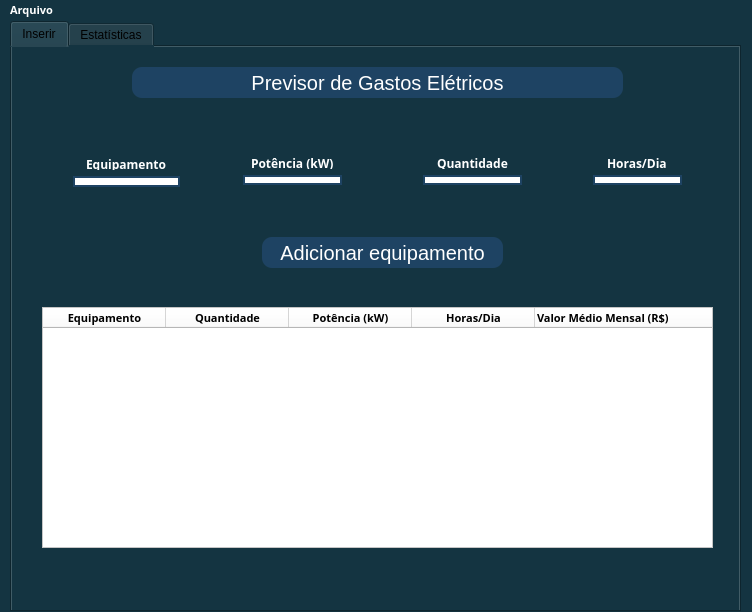
<?xml version="1.0" encoding="UTF-8"?>
<ui version="4.0">
 <class>MainWindow</class>
 <widget class="QMainWindow" name="MainWindow">
  <property name="windowModality">
   <enum>Qt::ApplicationModal</enum>
  </property>
  <property name="geometry">
   <rect>
    <x>0</x>
    <y>0</y>
    <width>752</width>
    <height>612</height>
   </rect>
  </property>
  <property name="windowTitle">
   <string>Eletrocal</string>
  </property>
  <property name="layoutDirection">
   <enum>Qt::LeftToRight</enum>
  </property>
  <property name="autoFillBackground">
   <bool>false</bool>
  </property>
  <property name="styleSheet">
   <string notr="true">background-color: #143441;</string>
  </property>
  <widget class="QWidget" name="centralWidget">
   <property name="styleSheet">
    <string notr="true"/>
   </property>
   <widget class="QTabWidget" name="tabWidget_2">
    <property name="geometry">
     <rect>
      <x>10</x>
      <y>0</y>
      <width>731</width>
      <height>591</height>
     </rect>
    </property>
    <property name="currentIndex">
     <number>0</number>
    </property>
    <widget class="QWidget" name="tab_3">
     <attribute name="title">
      <string>Inserir</string>
     </attribute>
     <widget class="QWidget" name="layoutWidget">
      <property name="geometry">
       <rect>
        <x>50</x>
        <y>100</y>
        <width>129</width>
        <height>51</height>
       </rect>
      </property>
      <layout class="QGridLayout" name="gridLayout_9">
       <item row="1" column="0">
        <widget class="QLineEdit" name="lne_equipamento_3">
         <property name="autoFillBackground">
          <bool>false</bool>
         </property>
         <property name="styleSheet">
          <string notr="true">background-color:#fff;
border: 2px solid#1E4363;
border-radius: 10px;
padding: 0 8px;
font-size: 16px;
</string>
         </property>
        </widget>
       </item>
       <item row="0" column="0" alignment="Qt::AlignHCenter">
        <widget class="QLabel" name="label_8">
         <property name="font">
          <font>
           <family>Monospac821 BT</family>
           <pointsize>9</pointsize>
           <weight>75</weight>
           <bold>true</bold>
          </font>
         </property>
         <property name="styleSheet">
          <string notr="true">color: white;</string>
         </property>
         <property name="text">
          <string>Equipamento</string>
         </property>
        </widget>
       </item>
      </layout>
     </widget>
     <widget class="QWidget" name="layoutWidget_2">
      <property name="geometry">
       <rect>
        <x>570</x>
        <y>100</y>
        <width>111</width>
        <height>49</height>
       </rect>
      </property>
      <layout class="QGridLayout" name="gridLayout_10">
       <item row="1" column="0">
        <widget class="QLineEdit" name="lne_horas_3">
         <property name="styleSheet">
          <string notr="true">background-color:#fff;
border: 2px solid#1E4363;
border-radius: 10px;
padding: 0 8px;
font-size: 16px;
</string>
         </property>
        </widget>
       </item>
       <item row="0" column="0" alignment="Qt::AlignHCenter">
        <widget class="QLabel" name="label_11">
         <property name="font">
          <font>
           <family>Monospac821 BT</family>
           <pointsize>9</pointsize>
           <weight>75</weight>
           <bold>true</bold>
          </font>
         </property>
         <property name="styleSheet">
          <string notr="true">color: white;</string>
         </property>
         <property name="text">
          <string>Horas/Dia</string>
         </property>
        </widget>
       </item>
      </layout>
     </widget>
     <widget class="QTableWidget" name="tbl_data">
      <property name="geometry">
       <rect>
        <x>30</x>
        <y>260</y>
        <width>671</width>
        <height>241</height>
       </rect>
      </property>
      <property name="layoutDirection">
       <enum>Qt::LeftToRight</enum>
      </property>
      <property name="autoFillBackground">
       <bool>false</bool>
      </property>
      <property name="styleSheet">
       <string notr="true">color: black;
background-color: white;</string>
      </property>
      <property name="frameShape">
       <enum>QFrame::StyledPanel</enum>
      </property>
      <property name="lineWidth">
       <number>1</number>
      </property>
      <property name="horizontalScrollBarPolicy">
       <enum>Qt::ScrollBarAlwaysOff</enum>
      </property>
      <property name="autoScroll">
       <bool>true</bool>
      </property>
      <property name="autoScrollMargin">
       <number>10</number>
      </property>
      <property name="editTriggers">
       <set>QAbstractItemView::NoEditTriggers</set>
      </property>
      <property name="tabKeyNavigation">
       <bool>true</bool>
      </property>
      <property name="defaultDropAction">
       <enum>Qt::LinkAction</enum>
      </property>
      <property name="selectionMode">
       <enum>QAbstractItemView::ContiguousSelection</enum>
      </property>
      <property name="showGrid">
       <bool>true</bool>
      </property>
      <property name="gridStyle">
       <enum>Qt::SolidLine</enum>
      </property>
      <property name="sortingEnabled">
       <bool>true</bool>
      </property>
      <property name="wordWrap">
       <bool>true</bool>
      </property>
      <property name="cornerButtonEnabled">
       <bool>true</bool>
      </property>
      <attribute name="horizontalHeaderVisible">
       <bool>true</bool>
      </attribute>
      <attribute name="horizontalHeaderCascadingSectionResizes">
       <bool>false</bool>
      </attribute>
      <attribute name="horizontalHeaderDefaultSectionSize">
       <number>123</number>
      </attribute>
      <attribute name="horizontalHeaderMinimumSectionSize">
       <number>40</number>
      </attribute>
      <attribute name="horizontalHeaderShowSortIndicator" stdset="0">
       <bool>true</bool>
      </attribute>
      <attribute name="horizontalHeaderStretchLastSection">
       <bool>true</bool>
      </attribute>
      <column>
       <property name="text">
        <string>Equipamento</string>
       </property>
       <property name="font">
        <font>
         <family>Monospac821 BT</family>
         <pointsize>8</pointsize>
         <weight>75</weight>
         <bold>true</bold>
        </font>
       </property>
       <property name="textAlignment">
        <set>AlignCenter</set>
       </property>
      </column>
      <column>
       <property name="text">
        <string>Quantidade</string>
       </property>
       <property name="font">
        <font>
         <family>Monospac821 BT</family>
         <pointsize>8</pointsize>
         <weight>75</weight>
         <bold>true</bold>
        </font>
       </property>
      </column>
      <column>
       <property name="text">
        <string>Potência (kW)</string>
       </property>
       <property name="font">
        <font>
         <family>Monospac821 BT</family>
         <pointsize>8</pointsize>
         <weight>75</weight>
         <bold>true</bold>
        </font>
       </property>
      </column>
      <column>
       <property name="text">
        <string>Horas/Dia</string>
       </property>
       <property name="font">
        <font>
         <family>Monospac821 BT</family>
         <pointsize>8</pointsize>
         <weight>75</weight>
         <bold>true</bold>
        </font>
       </property>
       <property name="textAlignment">
        <set>AlignCenter</set>
       </property>
      </column>
      <column>
       <property name="text">
        <string>Valor Médio Mensal (R$)</string>
       </property>
       <property name="font">
        <font>
         <family>Monospac821 BT</family>
         <pointsize>8</pointsize>
         <weight>75</weight>
         <bold>true</bold>
        </font>
       </property>
       <property name="textAlignment">
        <set>AlignLeading|AlignVCenter</set>
       </property>
      </column>
     </widget>
     <widget class="QLabel" name="label_12">
      <property name="geometry">
       <rect>
        <x>120</x>
        <y>20</y>
        <width>491</width>
        <height>31</height>
       </rect>
      </property>
      <property name="font">
       <font>
        <pointsize>15</pointsize>
       </font>
      </property>
      <property name="layoutDirection">
       <enum>Qt::LeftToRight</enum>
      </property>
      <property name="styleSheet">
       <string notr="true">background: #1E4363;
font-size: 15pt;
color: #fff;
border-radius: 10px;
border: none; </string>
      </property>
      <property name="text">
       <string>Previsor de Gastos Elétricos</string>
      </property>
      <property name="alignment">
       <set>Qt::AlignCenter</set>
      </property>
      <property name="wordWrap">
       <bool>false</bool>
      </property>
     </widget>
     <widget class="QWidget" name="layoutWidget_3">
      <property name="geometry">
       <rect>
        <x>400</x>
        <y>100</y>
        <width>121</width>
        <height>49</height>
       </rect>
      </property>
      <layout class="QGridLayout" name="gridLayout_11">
       <item row="0" column="0" alignment="Qt::AlignHCenter">
        <widget class="QLabel" name="label_13">
         <property name="font">
          <font>
           <family>Monospac821 BT</family>
           <pointsize>9</pointsize>
           <weight>75</weight>
           <bold>true</bold>
          </font>
         </property>
         <property name="styleSheet">
          <string notr="true">color: white;</string>
         </property>
         <property name="text">
          <string>Quantidade</string>
         </property>
        </widget>
       </item>
       <item row="1" column="0">
        <widget class="QLineEdit" name="lne_quantidade_3">
         <property name="styleSheet">
          <string notr="true">background-color:#fff;
border: 2px solid#1E4363;
border-radius: 10px;
padding: 0 8px;
font-size: 16px;
</string>
         </property>
        </widget>
       </item>
      </layout>
     </widget>
     <widget class="QPushButton" name="btn_add">
      <property name="geometry">
       <rect>
        <x>250</x>
        <y>190</y>
        <width>241</width>
        <height>31</height>
       </rect>
      </property>
      <property name="font">
       <font>
        <pointsize>15</pointsize>
       </font>
      </property>
      <property name="styleSheet">
       <string notr="true">background: #1E4363;
font-size: 15pt;
color: #fff;
border-radius: 10px;
border: none; </string>
      </property>
      <property name="text">
       <string>Adicionar equipamento</string>
      </property>
     </widget>
     <widget class="QWidget" name="layoutWidget_4">
      <property name="geometry">
       <rect>
        <x>220</x>
        <y>100</y>
        <width>121</width>
        <height>49</height>
       </rect>
      </property>
      <layout class="QGridLayout" name="gridLayout_12">
       <item row="0" column="0" alignment="Qt::AlignHCenter">
        <widget class="QLabel" name="label_14">
         <property name="font">
          <font>
           <family>Monospac821 BT</family>
           <pointsize>9</pointsize>
           <weight>75</weight>
           <bold>true</bold>
          </font>
         </property>
         <property name="styleSheet">
          <string notr="true">color: white;</string>
         </property>
         <property name="text">
          <string>Potência (kW)</string>
         </property>
        </widget>
       </item>
       <item row="1" column="0">
        <widget class="QLineEdit" name="lne_potencia_3">
         <property name="styleSheet">
          <string notr="true">background-color:#fff;
border: 2px solid#1E4363;
border-radius: 10px;
padding: 0 8px;
font-size: 16px;
</string>
         </property>
         <property name="cursorMoveStyle">
          <enum>Qt::VisualMoveStyle</enum>
         </property>
        </widget>
       </item>
      </layout>
     </widget>
    </widget>
    <widget class="QWidget" name="tab_4">
     <attribute name="title">
      <string>Estatísticas</string>
     </attribute>
     <widget class="QGroupBox" name="groupBox">
      <property name="geometry">
       <rect>
        <x>20</x>
        <y>50</y>
        <width>331</width>
        <height>191</height>
       </rect>
      </property>
      <property name="font">
       <font>
        <family>Monospac821 BT</family>
        <pointsize>12</pointsize>
        <weight>75</weight>
        <bold>true</bold>
       </font>
      </property>
      <property name="styleSheet">
       <string notr="true">color: white;</string>
      </property>
      <property name="title">
       <string>Valor Total (R$)</string>
      </property>
      <layout class="QHBoxLayout" name="horizontalLayout">
       <item>
        <widget class="QLabel" name="lbl_consumototal">
         <property name="font">
          <font>
           <family>Monospac821 BT</family>
           <pointsize>14</pointsize>
           <weight>75</weight>
           <bold>true</bold>
          </font>
         </property>
         <property name="styleSheet">
          <string notr="true">color: white;</string>
         </property>
         <property name="text">
          <string/>
         </property>
         <property name="alignment">
          <set>Qt::AlignCenter</set>
         </property>
        </widget>
       </item>
      </layout>
     </widget>
     <widget class="QGroupBox" name="groupBox_2">
      <property name="geometry">
       <rect>
        <x>380</x>
        <y>50</y>
        <width>331</width>
        <height>191</height>
       </rect>
      </property>
      <property name="font">
       <font>
        <family>Monospac821 BT</family>
        <pointsize>12</pointsize>
        <weight>75</weight>
        <bold>true</bold>
       </font>
      </property>
      <property name="styleSheet">
       <string notr="true">color: white;</string>
      </property>
      <property name="title">
       <string>Potência Total (kW)</string>
      </property>
      <layout class="QHBoxLayout" name="horizontalLayout_2">
       <item>
        <layout class="QVBoxLayout" name="verticalLayout_2">
         <item>
          <widget class="QLabel" name="lbl_potenciatotal">
           <property name="font">
            <font>
             <family>Monospac821 BT</family>
             <pointsize>14</pointsize>
             <weight>75</weight>
             <bold>true</bold>
            </font>
           </property>
           <property name="text">
            <string/>
           </property>
           <property name="alignment">
            <set>Qt::AlignCenter</set>
           </property>
          </widget>
         </item>
        </layout>
       </item>
      </layout>
     </widget>
     <widget class="QGroupBox" name="groupBox_3">
      <property name="geometry">
       <rect>
        <x>20</x>
        <y>280</y>
        <width>331</width>
        <height>191</height>
       </rect>
      </property>
      <property name="font">
       <font>
        <family>Monospac821 BT</family>
        <pointsize>12</pointsize>
        <weight>75</weight>
        <bold>true</bold>
       </font>
      </property>
      <property name="styleSheet">
       <string notr="true">color: white;</string>
      </property>
      <property name="title">
       <string>Maior Consumo (R$)</string>
      </property>
      <layout class="QHBoxLayout" name="horizontalLayout_3">
       <item>
        <widget class="QLabel" name="lbl_maiorconsumo">
         <property name="font">
          <font>
           <family>Monospac821 BT</family>
           <pointsize>14</pointsize>
           <weight>75</weight>
           <bold>true</bold>
          </font>
         </property>
         <property name="styleSheet">
          <string notr="true">color: white;</string>
         </property>
         <property name="text">
          <string/>
         </property>
         <property name="alignment">
          <set>Qt::AlignCenter</set>
         </property>
        </widget>
       </item>
      </layout>
     </widget>
     <widget class="QGroupBox" name="groupBox_4">
      <property name="geometry">
       <rect>
        <x>380</x>
        <y>280</y>
        <width>331</width>
        <height>191</height>
       </rect>
      </property>
      <property name="font">
       <font>
        <family>Monospac821 BT</family>
        <pointsize>12</pointsize>
        <weight>75</weight>
        <bold>true</bold>
       </font>
      </property>
      <property name="styleSheet">
       <string notr="true">color: white;</string>
      </property>
      <property name="title">
       <string>Menor Consumo (R$)</string>
      </property>
      <layout class="QHBoxLayout" name="horizontalLayout_4">
       <item>
        <widget class="QLabel" name="lbl_menorconsumo">
         <property name="font">
          <font>
           <family>Monospac821 BT</family>
           <pointsize>14</pointsize>
           <weight>75</weight>
           <bold>true</bold>
          </font>
         </property>
         <property name="styleSheet">
          <string notr="true">color: white;</string>
         </property>
         <property name="text">
          <string/>
         </property>
         <property name="alignment">
          <set>Qt::AlignCenter</set>
         </property>
        </widget>
       </item>
      </layout>
     </widget>
    </widget>
   </widget>
  </widget>
  <widget class="QMenuBar" name="menuBar">
   <property name="geometry">
    <rect>
     <x>0</x>
     <y>0</y>
     <width>752</width>
     <height>20</height>
    </rect>
   </property>
   <property name="font">
    <font>
     <family>Monospac821 BT</family>
     <pointsize>8</pointsize>
     <weight>75</weight>
     <bold>true</bold>
    </font>
   </property>
   <property name="styleSheet">
    <string notr="true">color: white;
</string>
   </property>
   <widget class="QMenu" name="menuArquivo">
    <property name="title">
     <string>Arquivo</string>
    </property>
    <addaction name="carregar"/>
    <addaction name="salvar_2"/>
   </widget>
   <addaction name="menuArquivo"/>
  </widget>
  <action name="carregar">
   <property name="text">
    <string>Carregar</string>
   </property>
   <property name="font">
    <font>
     <family>Monospac821 BT</family>
     <weight>75</weight>
     <bold>true</bold>
    </font>
   </property>
   <property name="shortcut">
    <string>Ctrl+L</string>
   </property>
  </action>
  <action name="salvar_2">
   <property name="text">
    <string>Salvar</string>
   </property>
   <property name="font">
    <font>
     <family>Monospac821 BT</family>
     <weight>75</weight>
     <bold>true</bold>
    </font>
   </property>
   <property name="shortcut">
    <string>Ctrl+S, Ctrl+S, Ctrl+S</string>
   </property>
  </action>
 </widget>
 <layoutdefault spacing="6" margin="11"/>
 <resources/>
 <connections/>
</ui>
